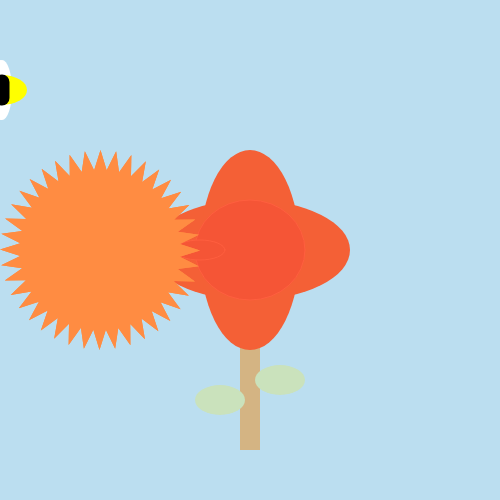
Frame 1 (no input)
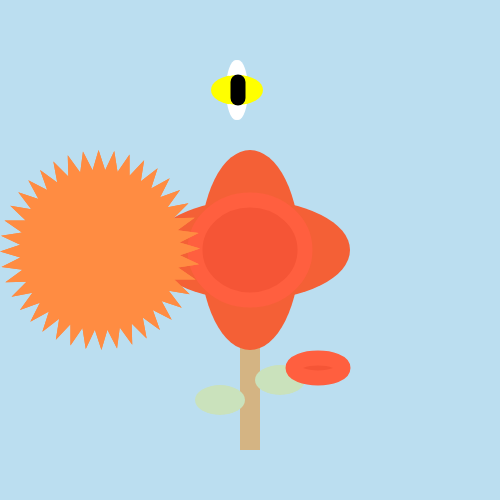
Frame 60 (no input)
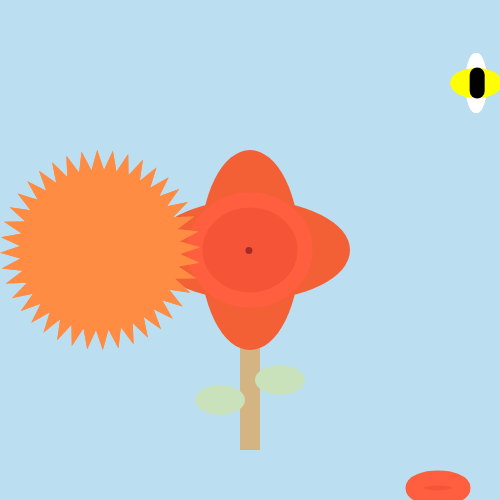
Frame 120 (the mouse pressed at the canvas centre since frame 60)

The p5.js sketch that drew these frames (run headless with seeded random() and noise() and a simulated clock; from frame 60 on, the mouse is pressed at the canvas centre):

// p5.js sketch
// ── sketch.js
var bouncer = 250;
var petalMoves = [];
var buzz = [];
var speed = 2;
var seedPress = [];
var makeRain = [];
var rotation = [];

function setup() {
  createCanvas(500, 500); //Create square canvas to start with
  for (var i = 0; i < 1; i++) {
    petalMoves[i] = new Petal(); //set Petal function to iterate through petalMoves array once
  }
  for (var j = 0; j < 1; j++) {
    buzz[i] = new BumbleBee(); //set BumbleBee function to iterate through buzz array once
  }
  for (var k = 0; k < 2; k++) {
    rotation[k] = new RotateFlower(0, 0, 80, 100, 40);
  }
}

function draw() {
  background('#BBDEF0'); //draws the background

  //moves petals around from -1 through 1
  for (var i = 0; i < petalMoves.length; i++) { //iterates through petal moves array at index of i
    //petalMoves[i].move(); //calls .move function at correct index
    petalMoves[i].display(); //calls .display function at correct index
  }

  for (var q = 0; q < rotation.length; q++) {
    push();
    translate(width*0.2, height*0.5); //need to change later to adjust location on canvas
    rotate(frameCount / 200.0);
    rotation[q].star(0, 0, 80, 100, 40);
    pop();
  }


  //moves bee around from -1 through 1
  for (var j = 0; j < buzz.length; j++) {
      buzz[i].create();
      buzz[i].beeMoves();
  }

  //moves leaf from middle to bottom and back continuously
  if (bouncer <= 249 || bouncer >= 489) {
    speed *= -1;
  }
  bouncer = bouncer + speed;

  //creates new seed on mouse press
  for (var k = seedPress.length - 1; k >= 0; k--) {
    //stipulates placement of mouse for seeds
    if (mouseX > 200 && mouseX < 300 && mouseY > 200 && mouseY < 300) {
      seedPress[k].update();
      seedPress[k].display();
    }
  }

  //makes moving ellipse on mouse dragged
  for (var g = 0; g < makeRain.length; g++) {
    makeRain[g].move();
    makeRain[g].display();

    if (makeRain.length > 50) {
      makeRain.splice(0, 1);
    }
  }
}

function mousePressed() {
  var s = new Seeds(mouseX, mouseY);

  seedPress.push(s);
}

function mouseDragged() {
  makeRain.push(new Rain(mouseX, mouseY));
}

function Petal() {
  //sets moving variables
  this.a = 300;
  this.b = 200;
  this.c = 250;
  this.d = 100;
  this.e = 110;
  //draws 4 outside petals, stem, and leaf
  this.display = function() {
    //ground
    noStroke();
    fill('#D4B483');
    rect(240, 300, 20, 150);
    //leafs
    fill('#CAE2BC');
    ellipse(220, 400, 50, 30); //leaf1
    ellipse(280, 380, 50, 30); //leaf2
    //middle overlapping petals
    fill('#F46036');
    ellipse(this.c, this.c, this.b, this.d);
    ellipse(this.c, this.c, this.d, this.b);
    // //sets petal parameters
    // fill('#F3A712');
    // strokeWeight(2);
    // stroke('#FABC3C');
    // //creates petals
    // ellipse(this.b, this.b, this.d, this.d); //left-top circle
    // ellipse(this.a, this.b, this.d, this.d); //right-top circle
    // ellipse(this.b, this.a, this.d, this.d); //left-bottom circle
    // ellipse(this.a, this.a, this.d, this.d); //right-bottom circle
    //sets middle circle parameters
    stroke('#FF5f3F');
    fill('#F55536');
    //creates middle circle
    ellipse(this.c, this.c, this.e, this.d); //middle circle
    //creates bouncing leaf
    ellipse(bouncer - 50, bouncer, 50, 20); //leaf
  }
  //moves the x and y coordinates (in petals) to move randomly from -1 to 1
  // this.move = function() {
  //   this.a = this.a + random(-1, 1);
  //   this.b = this.b + random(-1, 1);
  // }
}

//creates moving bumble bee
function BumbleBee() {
  //sets moving parameters
  this.beeX = 0;
  this.beeY = 90;
  this.beeSpeed = 2;

  this.create = function() {
    //sets bee parameters
    noStroke();
    fill('white');
    ellipse(this.beeX, this.beeY, 20, 60); //bee wing
    fill('yellow');
    ellipse(this.beeX, this.beeY, 50, 30); //bee body
    stroke('black');
    strokeWeight(15);
    line(this.beeX, this.beeY - 8, this.beeX, this.beeY + 8); //bee stripe
  }

  //makes bee move on mouse hover
  this.beeMoves = function() {
    if (mouseX >= this.beeX && mouseY >= this.beeY) {
      this.beeX += random(-2, 2);
      this.beeY += random(-5, 5);
    } else if (this.beeX > width || this.beeX < 0) {
      this.beeSpeed = -this.beeSpeed;
    }
    this.beeX = this.beeX + this.beeSpeed;
  }
}

function Seeds(x, y) {
  this.x = x;
  this.y = y;
  this.z = 7;

  this.display = function() {
    //sets seed parameters
    noStroke();
    fill('brown');
    //draws seed
    ellipse(this.x, this.y, this.z, this.z); //seed
  }

  this.update = function() {
    this.x = this.x + random(-1, 1);
    this.y = this.y + random(-1, 1);
  }
}

function Rain(x, y) {
  this.x = x;
  this.y = y;
  this.z = 12;

  this.display = function() {
    stroke('blue');
    strokeWeight(1);
    fill('blue');
    ellipse(this.x, this.y, this.z, this.z);
  }

  this.move = function() {
    this.x = this.x + random(-1, 1);
    this.y = this.y + random(-1, 1);
  }
}

function RotateFlower(x, y, radius1, radius2, npoints) {
  this.x = 250;
  this.y = 100;
  this.z = 200;
  this.w = 300;

  this.angle = TWO_PI / npoints;
  this.halfAngle = this.angle/2.0;

  this.display = function() {
    fill('#ff8c42');
    strokeWeight(1);
    //draws 4 main petals to rotate
    ellipse(this.z, this.z, this.y, this.y);
    ellipse(this.w, this.z, this.y, this.y);
    ellipse(this.z, this.w, this.y, this.y);
    ellipse(this.w, this.w, this.y, this.y);
  }

  this.star = function(x, y, radius1, radius2, npoints) { //need to change later! back to the petals
    noStroke();
    fill('#ff8c42');

    beginShape();
    for (var i = 0; i < TWO_PI; i += this.angle) {
      var sx = x + cos(i) * radius2;
      var sy = y + sin(i) * radius2;

      vertex(sx, sy);
      sx = x + cos(i+this.halfAngle) * radius1;
      sy = y + sin(i+this.halfAngle) * radius1;

      vertex(sx, sy);
    }
    endShape(CLOSE);
  }
}
